Frame 1 (no input): blank canvas, image omitted
Frame 60 (the mouse pressed at the canvas centre just before this capture): blank canvas, image omitted
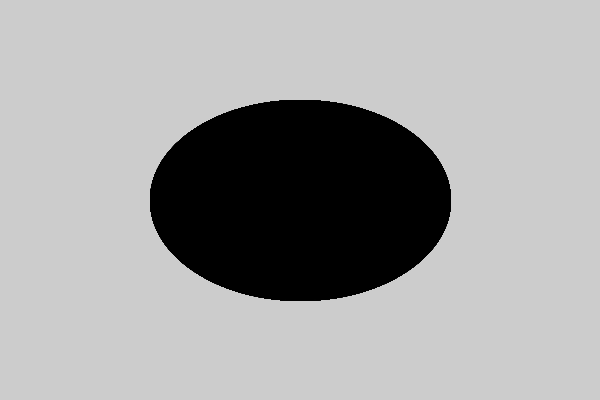
Frame 120 (the mouse held since frame 60 and released just before this capture)

The Processing sketch whose frames 1 and 60 were blank and that drew this single picture after the mouse press (run headless with seeded random() and noise(); from frame 60 on, the mouse is pressed at the canvas centre):

// Processing sketch: event_sketch4
// ── event_sketch4.pde
void setup(){
  size(600,400);
  smooth();
}

void draw(){
  if (mousePressed){
    fill(0);
  } else {
    fill(0,0,255);
  }
  ellipse(mouseX,mouseY,mouseX,mouseY);
}
